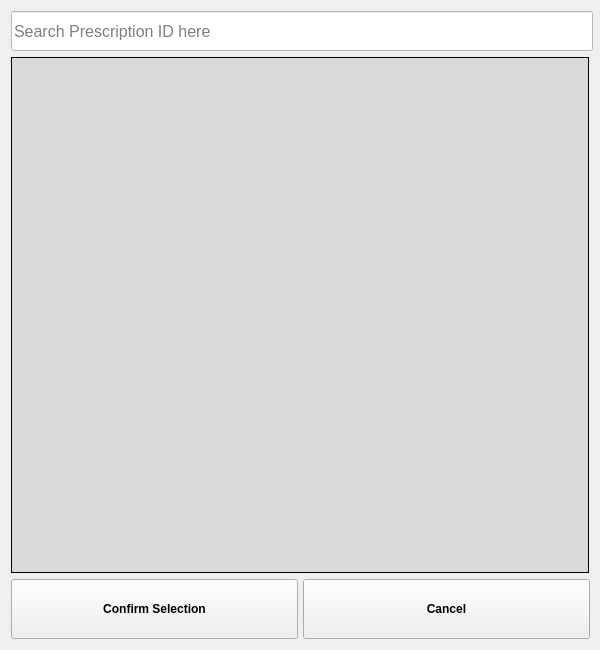
<?xml version="1.0" encoding="UTF-8"?>
<ui version="4.0">
 <class>SearchPrescription</class>
 <widget class="QWidget" name="SearchPrescription">
  <property name="geometry">
   <rect>
    <x>0</x>
    <y>0</y>
    <width>600</width>
    <height>650</height>
   </rect>
  </property>
  <property name="minimumSize">
   <size>
    <width>600</width>
    <height>650</height>
   </size>
  </property>
  <property name="maximumSize">
   <size>
    <width>600</width>
    <height>650</height>
   </size>
  </property>
  <property name="windowTitle">
   <string>Search &amp; Select Prescription</string>
  </property>
  <layout class="QVBoxLayout" name="verticalLayout">
   <item>
    <widget class="QLineEdit" name="Searchbar">
     <property name="minimumSize">
      <size>
       <width>582</width>
       <height>40</height>
      </size>
     </property>
     <property name="maximumSize">
      <size>
       <width>582</width>
       <height>40</height>
      </size>
     </property>
     <property name="font">
      <font>
       <pointsize>12</pointsize>
      </font>
     </property>
     <property name="styleSheet">
      <string notr="true">background-color: rgb(255, 255, 255);</string>
     </property>
     <property name="text">
      <string/>
     </property>
     <property name="placeholderText">
      <string>Search Prescription ID here</string>
     </property>
    </widget>
   </item>
   <item>
    <widget class="QListWidget" name="PresciptionList">
     <property name="font">
      <font>
       <pointsize>12</pointsize>
      </font>
     </property>
     <property name="styleSheet">
      <string notr="true">background-color: rgb(217, 217, 217);</string>
     </property>
     <property name="frameShape">
      <enum>QFrame::Box</enum>
     </property>
     <property name="frameShadow">
      <enum>QFrame::Plain</enum>
     </property>
     <property name="lineWidth">
      <number>1</number>
     </property>
    </widget>
   </item>
   <item>
    <layout class="QHBoxLayout" name="horizontalLayout_2">
     <item>
      <widget class="QPushButton" name="Confirm_btn">
       <property name="sizePolicy">
        <sizepolicy hsizetype="Fixed" vsizetype="Fixed">
         <horstretch>0</horstretch>
         <verstretch>0</verstretch>
        </sizepolicy>
       </property>
       <property name="minimumSize">
        <size>
         <width>287</width>
         <height>60</height>
        </size>
       </property>
       <property name="maximumSize">
        <size>
         <width>287</width>
         <height>60</height>
        </size>
       </property>
       <property name="font">
        <font>
         <weight>75</weight>
         <bold>true</bold>
        </font>
       </property>
       <property name="text">
        <string>Confirm Selection</string>
       </property>
      </widget>
     </item>
     <item>
      <widget class="QPushButton" name="Cancel_btn">
       <property name="sizePolicy">
        <sizepolicy hsizetype="Fixed" vsizetype="Fixed">
         <horstretch>0</horstretch>
         <verstretch>0</verstretch>
        </sizepolicy>
       </property>
       <property name="minimumSize">
        <size>
         <width>287</width>
         <height>60</height>
        </size>
       </property>
       <property name="maximumSize">
        <size>
         <width>287</width>
         <height>60</height>
        </size>
       </property>
       <property name="font">
        <font>
         <weight>75</weight>
         <bold>true</bold>
        </font>
       </property>
       <property name="text">
        <string>Cancel</string>
       </property>
      </widget>
     </item>
    </layout>
   </item>
  </layout>
 </widget>
 <resources/>
 <connections/>
</ui>
